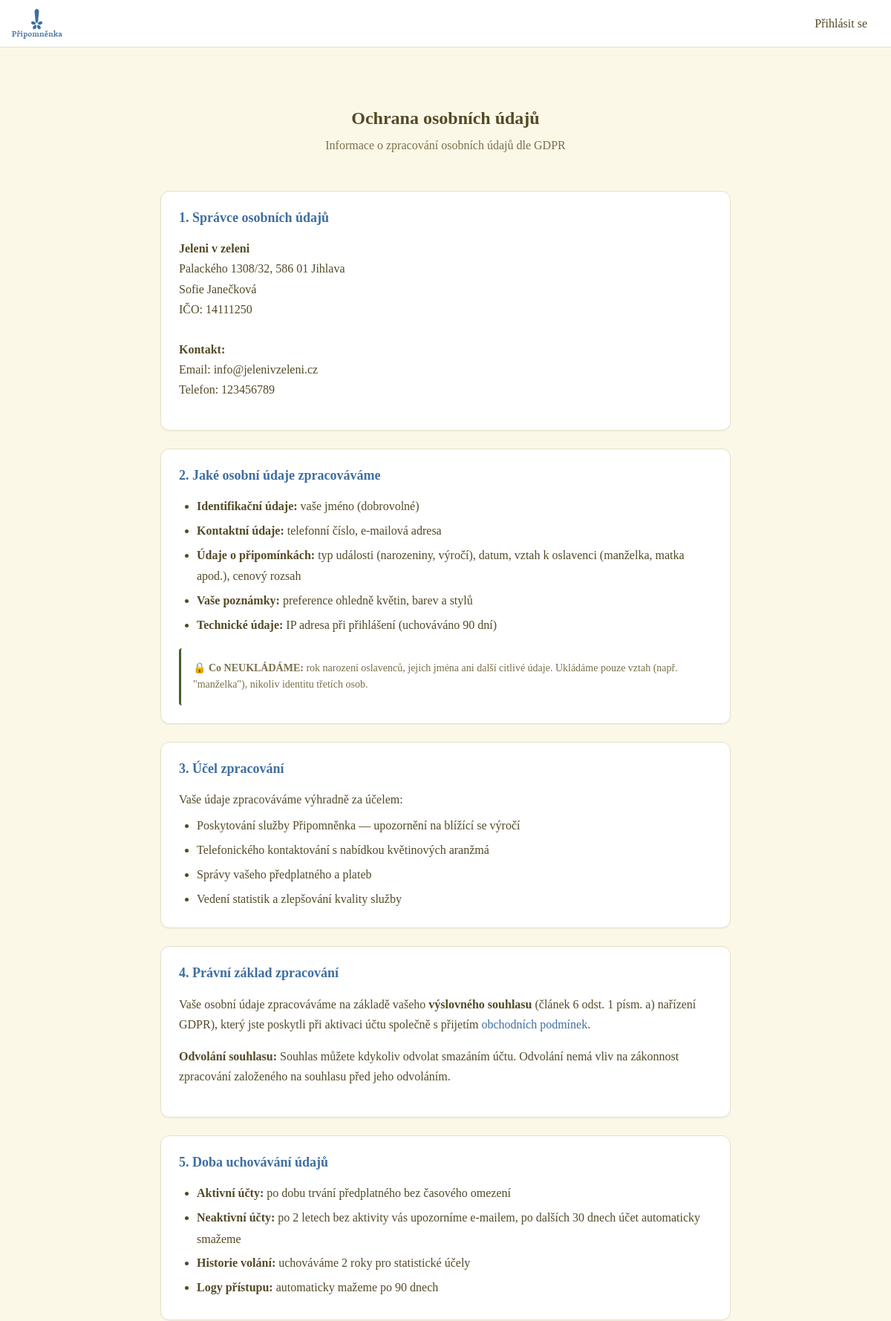
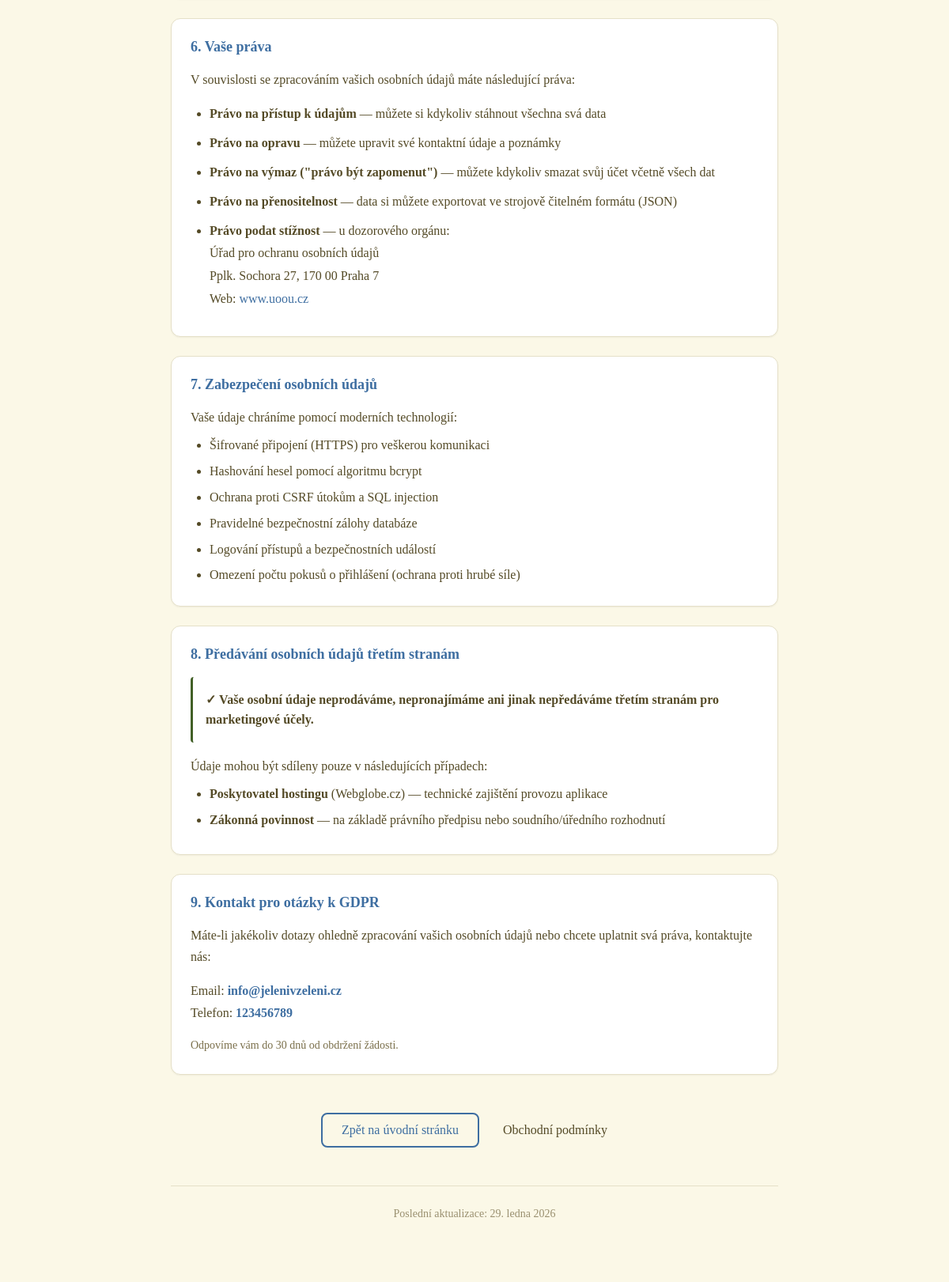
Page /ochrana-udaju (upper part) on the committed database (2 pictures, top to bottom).
### tables this page shows
CREATE TABLE IF NOT EXISTS settings (
    setting_key VARCHAR(50) PRIMARY KEY,
    setting_value TEXT NOT NULL,
    updated_at DATETIME DEFAULT CURRENT_TIMESTAMP ON UPDATE CURRENT_TIMESTAMP
);

### src/Views/customer/gdpr-info.php (the view, shortened to what the rows shown need)
<?php
$setting = new \Models\Setting();
$shopName = $setting->get('shop_name_full', $setting->get('shop_name', 'Provozovatel'));
$shopAddress = $setting->get('shop_address', '');
$shopIco = $setting->get('shop_ico', '');
$shopOwner = $setting->get('shop_owner', '');
$shopEmail = $setting->get('shop_email', '');
$shopPhone = $setting->get('shop_phone', '');
?>
<div class="container" style="max-width: 800px; padding: var(--spacing-2xl) var(--spacing-md);">
    <div style="text-align: center; margin-bottom: var(--spacing-2xl);">
        <h1 style="font-size: var(--font-size-2xl); margin-bottom: var(--spacing-sm);">Ochrana osobních údajů</h1>
    </div>
    <div class="card" style="margin-bottom: var(--spacing-lg);">
        <div class="card-body">
            <h2 style="font-size: var(--font-size-lg); margin-bottom: var(--spacing-md); color: var(--color-primary);">
                1. Správce osobních údajů
            </h2>
            <p style="line-height: 1.7; color: var(--color-text);">
                <strong><?= e($shopName) ?></strong><br>
                <?php if ($shopAddress): ?><?= e($shopAddress) ?><br><?php endif; ?>
                <?php if ($shopOwner): ?><?= e($shopOwner) ?><br><?php endif; ?>
                <?php if ($shopIco): ?>IČO: <?= e($shopIco) ?><br><?php endif; ?>
                <br>
                <strong>Kontakt:</strong><br>
                <?php if ($shopEmail): ?>Email: <?= e($shopEmail) ?><br><?php endif; ?>
                <?php if ($shopPhone): ?>Telefon: <?= e($shopPhone) ?><?php endif; ?>
            </p>
        </div>
    </div>
    <div class="card" style="margin-bottom: var(--spacing-lg);">
        <div class="card-body">
            <h2 style="font-size: var(--font-size-lg); margin-bottom: var(--spacing-md); color: var(--color-primary);">
                2. Jaké osobní údaje zpracováváme
            </h2>
        </div>
    </div>
    <div class="card" style="margin-bottom: var(--spacing-lg);">
        <div class="card-body">
            <h2 style="font-size: var(--font-size-lg); margin-bottom: var(--spacing-md); color: var(--color-primary);">
                3. Účel zpracování
            </h2>
        </div>
    </div>
    <div class="card" style="margin-bottom: var(--spacing-lg);">
        <div class="card-body">
            <h2 style="font-size: var(--font-size-lg); margin-bottom: var(--spacing-md); color: var(--color-primary);">
                4. Právní základ zpracování
            </h2>
        </div>
    </div>
    <div class="card" style="margin-bottom: var(--spacing-lg);">
        <div class="card-body">
            <h2 style="font-size: var(--font-size-lg); margin-bottom: var(--spacing-md); color: var(--color-primary);">
                5. Doba uchovávání údajů
            </h2>
        </div>
    </div>
    <div class="card" style="margin-bottom: var(--spacing-lg);">
        <div class="card-body">
            <h2 style="font-size: var(--font-size-lg); margin-bottom: var(--spacing-md); color: var(--color-primary);">
                6. Vaše práva
            </h2>
        </div>
    </div>
    <div class="card" style="margin-bottom: var(--spacing-lg);">
        <div class="card-body">
            <h2 style="font-size: var(--font-size-lg); margin-bottom: var(--spacing-md); color: var(--color-primary);">
                7. Zabezpečení osobních údajů
            </h2>
        </div>
    </div>
    <div class="card" style="margin-bottom: var(--spacing-lg);">
        <div class="card-body">
            <h2 style="font-size: var(--font-size-lg); margin-bottom: var(--spacing-md); color: var(--color-primary);">
                8. Předávání osobních údajů třetím stranám
            </h2>
        </div>
    </div>
    <div class="card" style="margin-bottom: var(--spacing-2xl);">
        <div class="card-body">
            <h2 style="font-size: var(--font-size-lg); margin-bottom: var(--spacing-md); color: var(--color-primary);">
                9. Kontakt pro otázky k GDPR
            </h2>
            <p style="line-height: 1.7; color: var(--color-text); margin-top: var(--spacing-md);">
                <?php if ($shopEmail): ?>Email: <a href="mailto:<?= e($shopEmail) ?>" style="color: var(--color-primary); font-weight: 600;"><?= e($shopEmail) ?></a><br><?php endif; ?>
                <?php if ($shopPhone): ?>Telefon: <a href="tel:<?= e(str_replace(' ', '', $shopPhone)) ?>" style="color: var(--color-primary); font-weight: 600;"><?= e($shopPhone) ?></a><?php endif; ?>
            </p>
        </div>
    </div>
</div>

### rows in the picture
settings: setting_value "Jeleni v zeleni"
settings: setting_value "Palackého 1308/32, 586 01 Jihlava"
settings: setting_value "Sofie Janečková"
settings: setting_value "14111250"
settings: setting_value "info@jelenivzeleni.cz"
settings: setting_value "123456789"
